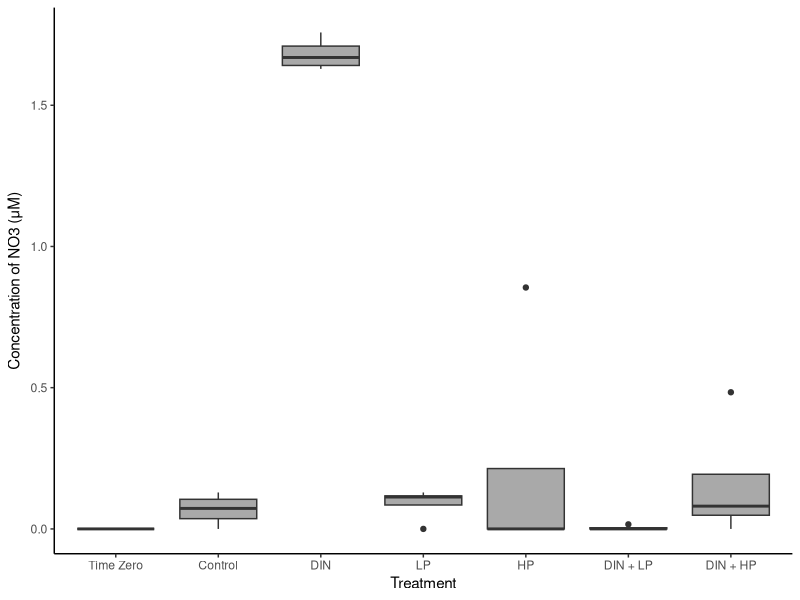
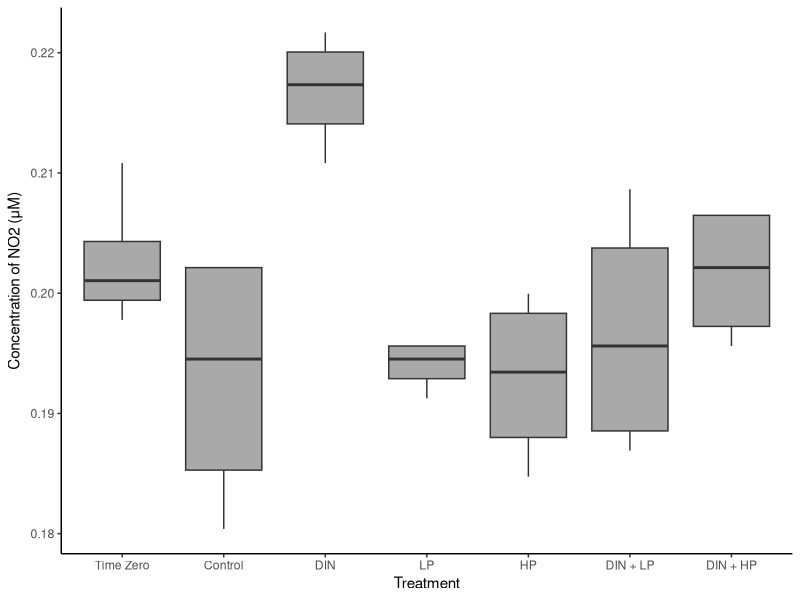
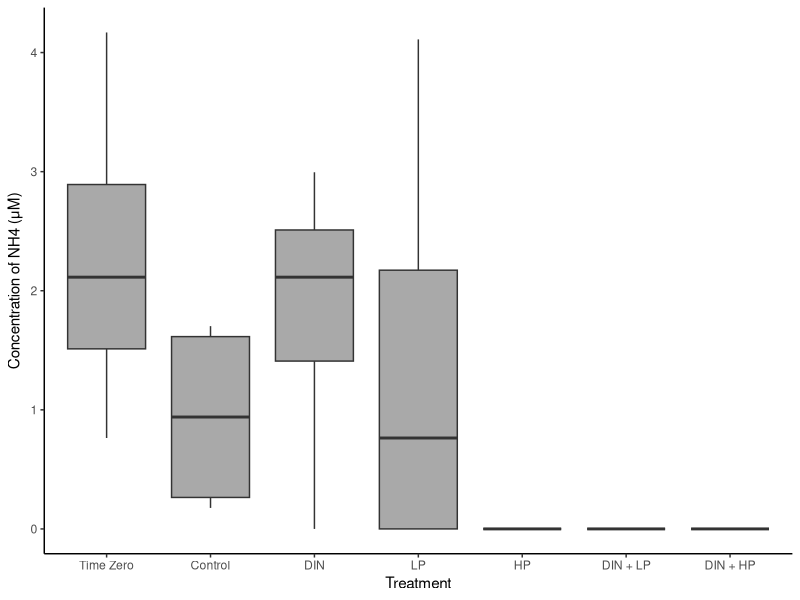
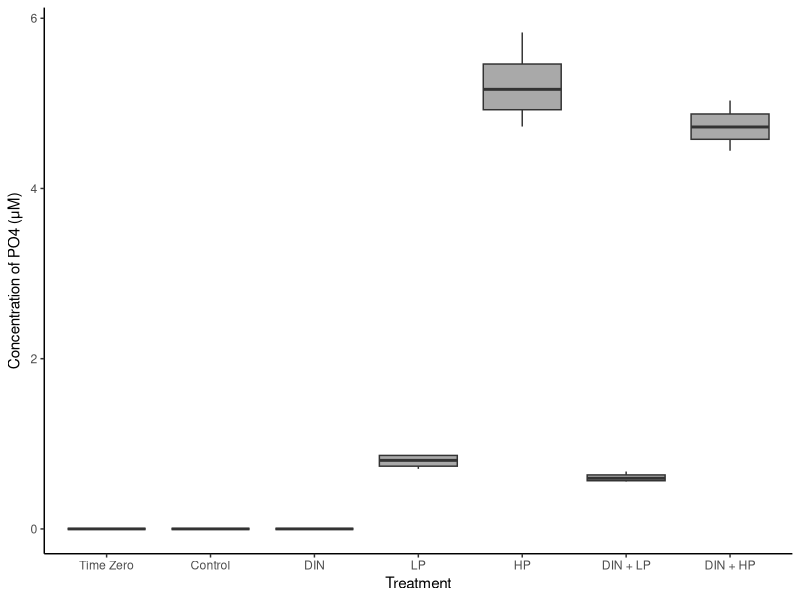

Source code (R) for these figures, in order:
#2023-08-16
#practice with bioassay 2 nutrients

library(tidyverse)
library(dplyr)
library(lubridate)
library(readxl)
library(ggplot2)
library(car)
library(rstatix)

install.packages("ggpubr")
library(ggpubr)

#import data

bioassay_2_nut = read_excel("data/bioassay_2_nutrients.xlsx")

summary(bioassay_2_nut)
glimpse(bioassay_2_nut)

#find average per treatment

bioassay_2_nut_avg = bioassay_2_nut %>%
  group_by(Sample_ID) %>%
  summarise(mean_NO3 = mean(NO3), mean_NO2 = mean(NO2), mean_NH3 = mean(NH3), mean_PO4 = mean(PO4)) 

bioassay_2_nut_avg

#bar graph:

bioassay_2_NO3 = ggplot() +
  geom_boxplot(aes(x = fct_relevel(Sample_ID, "T0", "Control", "DIN", "LP", "HP", "DIN_LP", "DIN_HP"), 
                   y = NO3),
               fill = "darkgrey",
               data = bioassay_2_nut) +
  xlab("Treatment") +
  ylab(expression(paste("Concentration of NO3 (\u03BCM)"))) +
  scale_x_discrete(labels= c("T0" = "Time Zero", "Control" = "Control", "DIN" = "DIN", "LP" = "LP", "HP" = "HP", "DIN_LP" = "DIN + LP", "DIN_HP" = "DIN + HP")) +
  theme_classic() 
ggsave(bioassay_2_NO3, filename = "figures/bioassay_2_NO3.png",
       device = "png", height = 7, width = 11)

bioassay_2_NO2 = ggplot() +
  geom_boxplot(aes(x = fct_relevel(Sample_ID, "T0", "Control", "DIN", "LP", "HP", "DIN_LP", "DIN_HP"), 
                   y = NO2),
               fill = "darkgrey",
               data = bioassay_2_nut) +
  xlab("Treatment") +
  ylab(expression(paste("Concentration of NO2 (\u03BCM)"))) +
  scale_x_discrete(labels= c("T0" = "Time Zero", "Control" = "Control", "DIN" = "DIN", "LP" = "LP", "HP" = "HP", "DIN_LP" = "DIN + LP", "DIN_HP" = "DIN + HP")) +
  theme_classic() 
ggsave(bioassay_2_NO2, filename = "figures/bioassay_2_NO2.png",
       device = "png", height = 7, width = 11)

bioassay_2_NH4 = ggplot() +
  geom_boxplot(aes(x = fct_relevel(Sample_ID, "T0", "Control", "DIN", "LP", "HP", "DIN_LP", "DIN_HP"), 
                   y = NH3),
               fill = "darkgrey",
               data = bioassay_2_nut) +
  xlab("Treatment") +
  ylab(expression(paste("Concentration of NH4 (\u03BCM)"))) +
  scale_x_discrete(labels= c("T0" = "Time Zero", "Control" = "Control", "DIN" = "DIN", "LP" = "LP", "HP" = "HP", "DIN_LP" = "DIN + LP", "DIN_HP" = "DIN + HP")) +
  theme_classic() 
ggsave(bioassay_2_NH4, filename = "figures/bioassay_2_NH4.png",
       device = "png", height = 7, width = 11)

bioassay_2_PO4 = ggplot() +
  geom_boxplot(aes(x = fct_relevel(Sample_ID, "T0", "Control", "DIN", "LP", "HP", "DIN_LP", "DIN_HP"), 
                   y = PO4),
               fill = "darkgrey",
               data = bioassay_2_nut) +
  xlab("Treatment") +
  ylab(expression(paste("Concentration of PO4 (\u03BCM)"))) +
  scale_x_discrete(labels= c("T0" = "Time Zero", "Control" = "Control", "DIN" = "DIN", "LP" = "LP", "HP" = "HP", "DIN_LP" = "DIN + LP", "DIN_HP" = "DIN + HP")) +
  theme_classic() 
ggsave(bioassay_2_PO4, filename = "figures/bioassay_2_PO4.png",
       device = "png", height = 7, width = 11)
